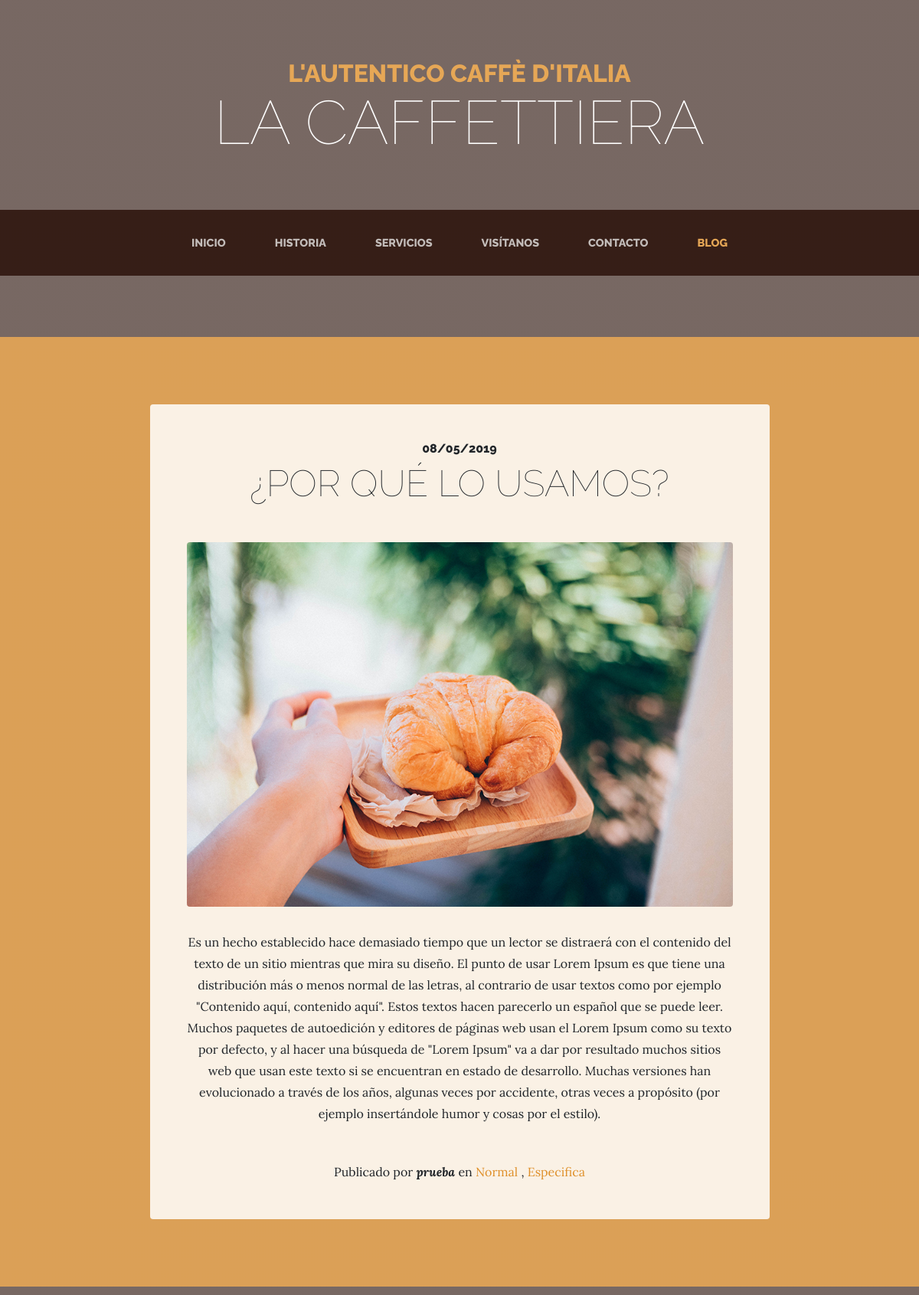
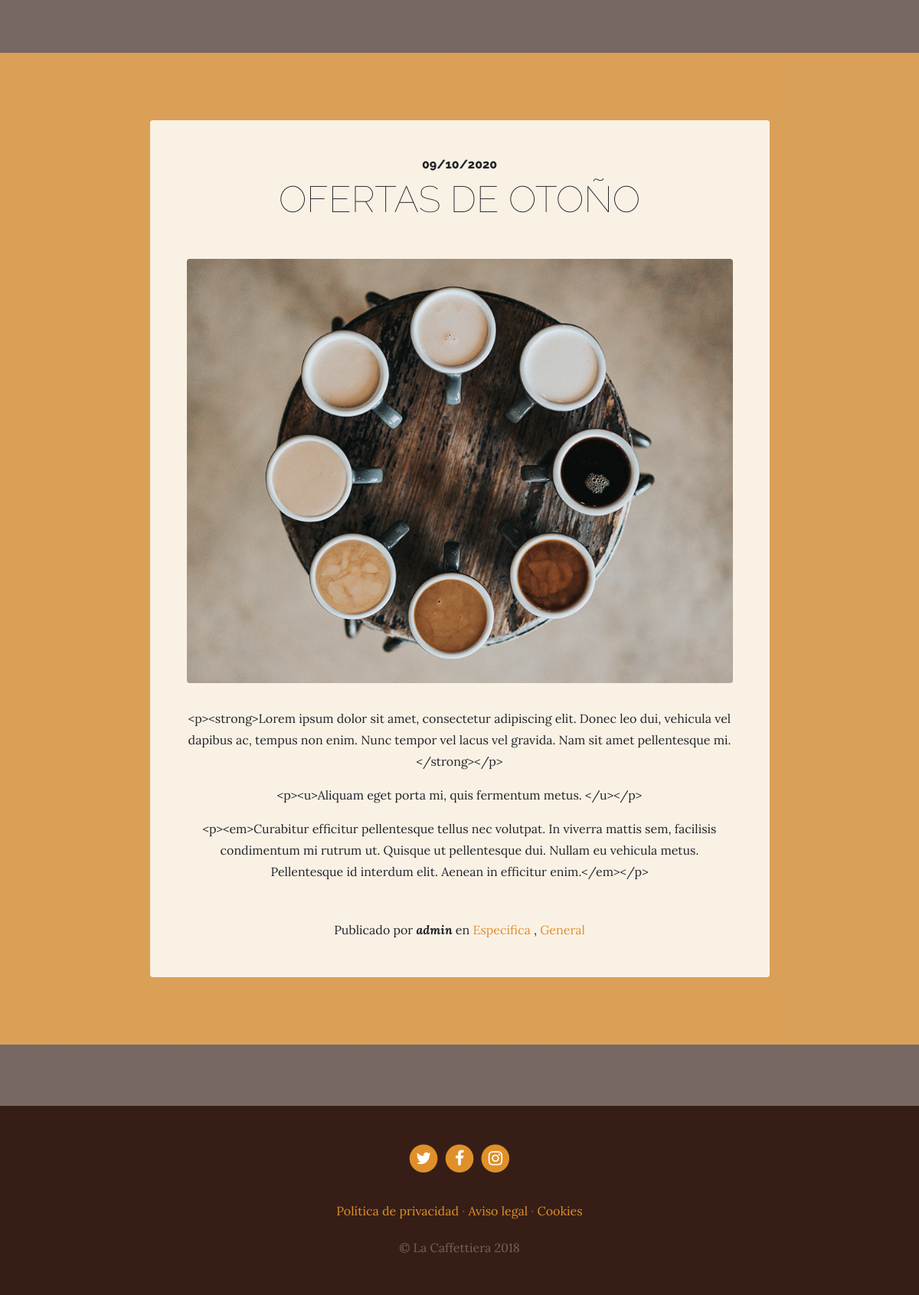
The app's page /blog/category/2/ with its own data (2 pictures, top to bottom).
### blog/models.py (models this page shows, shortened)
class Post(models.Model):
    title = models.CharField(max_length=200, verbose_name="Titulo")
    content = RichTextField(verbose_name="contenido")
    published = models.DateTimeField(verbose_name="Fecha de publicación", default=now)
    image = models.ImageField(verbose_name="Imagen", upload_to="blog", null=True, blank=True)
    author = models.ForeignKey(User, verbose_name="autor", on_delete=models.CASCADE)
    categories = models.ManyToManyField(Category, verbose_name="categorias", related_name="get_posts")
    created = models.DateTimeField(auto_now_add=True, verbose_name="Fecha de creación")
    updated = models.DateTimeField(auto_now=True, verbose_name="Fecha de modificación")
    class Meta:
        db_table = 'entrada'
        verbose_name = 'entrada'
        verbose_name_plural = 'entradas'
        ordering = ['-created']

class Category(models.Model):
    name = models.CharField(max_length=100, verbose_name="Nombre")
    created = models.DateTimeField(auto_now_add=True, verbose_name="Fecha de creación")
    updated = models.DateTimeField(auto_now=True, verbose_name="Fecha de modificación")
    class Meta:
        db_table = 'categoria'
        verbose_name = 'categoria'
        verbose_name_plural = 'categorias'
        ordering = ['-created']

### blog/views.py (the view)
# urls.py: path('category/<int:category_id>/', views.category, name='category'),
def category(request, category_id):
    category = get_object_or_404(Category, id=category_id)
    return render(request, "blog/category.html", {'category': category})

### blog/templates/blog/category.html (shortened to what this page needs)
{% extends 'core/base.html' %}
{% load static %}
{% block content %}
    {% for i in category.get_posts.all %}
        <section class="page-section cta">
          <div class="container">
            <div class="row">
              <div class="col-xl-9 mx-auto">
                <div class="cta-innerv text-center rounded">
                  <h2 class="section-heading mb-5">
                    <span class="section-heading-upper">{{ i.published|date:"SHORT_DATE_FORMAT" }}</span>
                    <span class="section-heading-lower">{{ i.title }}</span>
                  </h2>
                  <p class="mb-0">
                    <img class="mx-auto d-flex rounded img-fluid mb-3 mb-lg-0" src="{{ i.image.url }}" alt="">
                  </p>
                  <p class="mb-0 mbt">
                    {{ i.content|linebreaks }}
                  </p>
                  <p class="mb-0 mbt">
                    <span class="section-heading-under">Publicado por <em><b>{{ i.author }}</b></em> en
                            {% for n in i.categories.all %}
                                <a href="{% url 'category' n.id %}" class="link">{{ n.name }}</a>
                                {% if not forloop.last %}
                                    ,
                                {% endif %}
                            {% endfor %}
                    </span>
                  </p>
                </div>
              </div>
            </div>
          </div>
        </section>
    {% endfor %}
{% endblock %}

### core/static/core/css/business-casual.css (style rules this page uses)
body { font-family: 'Lora'; background: linear-gradient(rgba(47, 23, 15, 0.65), rgba(47, 23, 15, 0.65)), url("../img/bg.jpg"); background-attachment: fixed; background-position: center; background-size: cover; }
h1, h2, h3, h4, h5, h6 { font-family: 'Raleway'; }
p { line-height: 1.75; }
.page-section { margin-top: 5rem; margin-bottom: 5rem; }
.section-heading { text-transform: uppercase; }
.section-heading .section-heading-upper { display: block; font-size: 1rem; font-weight: 800; padding-bottom:.5rem; }
.section-heading .section-heading-lower { display: block; font-size: 3rem; font-weight: 100; }
.cta { padding-top: 5rem; padding-bottom: 5rem; background-color: rgba(230, 167, 86, 0.9); }
.cta .cta-innerv { position: relative; padding: 3rem; margin: 0.5rem; background-color: rgba(255, 255, 255, 0.85); }
.mbt { padding-top: 2rem; }
a.link { color: #df902a; }

### records on screen
Post: published "08/05/2019", title "¿POR QUÉ LO USAMOS?", image (picture), content "Es un hecho establecido hace demasiado tiempo que un lector se distraerá con el contenido del texto de un sitio mientras que mira su diseño. El punto de usar Lorem Ipsum es que tiene una distribución más o menos normal de las letras, al contrario de usar textos como por ejemplo \"Contenido aquí, contenido aquí\". Estos textos hacen parecerlo un español que se puede leer. Muchos paquetes de autoedición y editores de páginas web usan el Lorem Ipsum como su texto por defecto, y al hacer una búsqueda de \"Lorem Ipsum\" va a dar por resultado muchos sitios web que usan este texto si se encuentran en estado de desarrollo. Muchas versiones han evolucionado a través de los años, algunas veces por…", author "prueba"
Category: name "Normal"
Category: name "Especifica"
Post: published "09/10/2020", title "OFERTAS DE OTOÑO", image (picture), content "<p><strong>Lorem ipsum dolor sit amet, consectetur adipiscing elit. Donec leo dui, vehicula vel dapibus ac, tempus non enim. Nunc tempor vel lacus vel gravida. Nam sit amet pellentesque mi. </strong></p> <p><u>Aliquam eget porta mi, quis fermentum metus. </u></p> <p><em>Curabitur efficitur pellentesque tellus nec volutpat. In viverra mattis sem, facilisis condimentum mi rutrum ut. Quisque ut pellentesque dui. Nullam eu vehicula metus. Pellentesque id interdum elit. Aenean in efficitur enim.</em></p>", author "admin"
Category: name "General"
